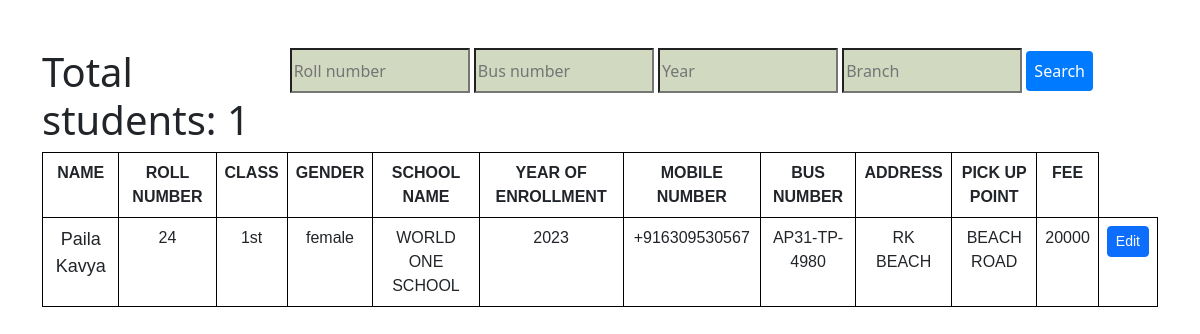
/school-paid.php?bus_number=AP31-TP-4980, run on the app's committed database.
### tables this page shows
CREATE TABLE `school_register` (
  `name` varchar(200) NOT NULL,
  `user_category` varchar(50) NOT NULL,
  `roll_number` varchar(40) NOT NULL,
  `class` varchar(20) NOT NULL,
  `year_of_enrollment` varchar(50) NOT NULL,
  `gender` varchar(50) NOT NULL,
  `mobile_number` varchar(13) NOT NULL,
  `address` text NOT NULL,
  `bus_number` varchar(20) NOT NULL,
  `pick_up_point` varchar(100) NOT NULL,
  `fee` varchar(100) NOT NULL,
  `school_name` varchar(100) NOT NULL
);

### school-paid.php (the view, shortened to what this page needs)
<!DOCTYPE html>
<html lang="en">
<head>
    <link rel="stylesheet" href="https://cdn.jsdelivr.net/npm/bootstrap@5.3.0-alpha1/dist/css/bootstrap.min.css">
	</head>
<body>
	<div class="view1" >
<body>
  <div class="abc">
<input type="text" id="roll-number-input" class="my" placeholder="Roll number">
<input type="text" id="bus-number-input" class="my" placeholder="Bus number">
<input type="text" id="year-input" class="my" placeholder="Year">
<input type="text" id="branch-input" class="my" placeholder="Branch">
<button id="search-button" onclick="performSearch()">Search</button>
</div>
<div class="container my-5">
    <table class="table" style="width:100%;  text-align: center;">
    <thread>
    <tr>
    <th>NAME</th>
    <th >ROLL NUMBER</th>
    <th>CLASS</th>
    <th >GENDER</th>
    <th>SCHOOL NAME</th>
    <th>YEAR OF ENROLLMENT</th>
    <th>MOBILE NUMBER </th>
    <th>BUS NUMBER</th>
    <TH>ADDRESS</TH>
    <TH>PICK UP POINT</TH>
    <TH>FEE</TH>
  </tr>
</thread>
<tbody>
    <?php
     $servername = "localhost";
     $username = "root";
     $password = "";
     $database = "transport-project";
     $connection = new mysqli($servername, $username, $password, $database);
            if ($_SERVER['REQUEST_METHOD']=='GET')
{
    $BUS_NUMBER=$_GET["bus_number"];
     $sql="SELECT COUNT(*) as total_students from school_register where fee >0 and BUS_NUMBER='$BUS_NUMBER' and user_category='student'";
     $result=$connection->query($sql);
     if($result->num_rows>0){
      $row=$result->fetch_assoc();
      echo"<h1>Total students:  " .$row["total_students"]."</h1>";
      }
     $sql="SELECT * From school_register where BUS_NUMBER='$BUS_NUMBER' and user_category='student'";
     $result= $connection->query($sql);
     if ($result->num_rows > 0) {
        while($row = $result->fetch_assoc()) {
          if ($row["fee"] >0) {
        echo "
        <tr>
    <td>$row[name]</td>
    <td>$row[roll_number]</td>
    <td>$row[class]</td>
    <td>$row[gender]</td>
    <td>$row[school_name]</td>
    <td>$row[year_of_enrollment]</td>
    <td>$row[mobile_number]</td>
    <td>$row[bus_number]</td>
    <td>$row[address]</td>
    <td>$row[pick_up_point]</td>
    <td>$row[fee]</td>
    <td><a class='btn btn-primary btn-sm' href='/Transport-project/school-edit-fee1.php?roll_number=$row[roll_number]'>Edit</a></td>
    </tr>
        ";
     }
    }
  } else {
    echo "No results found.";
  }}
     ?>
</div>
</body>
</html>

### school-paid.php (style rules this page uses)
#search-button { padding: 8px; border: none; border-radius: 4px; background-color: #007bff; color: white; cursor: pointer; }
.abc { float: right; padding-right: 107px; padding-bottom: 20px; }
.my { background-color: #D2D9C1; width: 180px; height: 45px; }
th, td { border:1px solid black; }
table td:first-child { font-size:18px; }
table { font-family:Arial,sans-serif; font-size:16px; }

### data on the page
school_register: name "Paila Kavya", roll_number "24", class "1st", gender "female", school_name "WORLD ONE SCHOOL", year_of_enrollment "2023", mobile_number "+916309530567", bus_number "AP31-TP-4980", address "RK BEACH", pick_up_point "BEACH ROAD", fee "20000"

### other printed values
$row["total_students"] "1"
